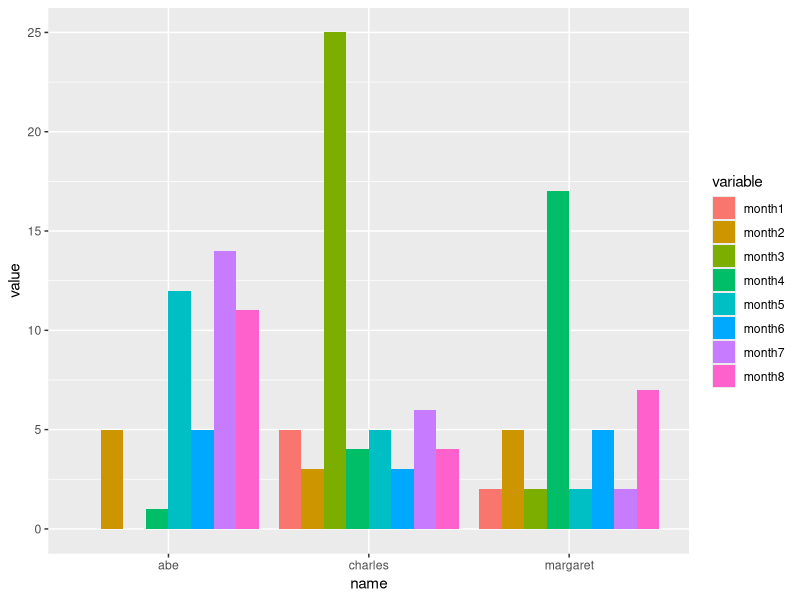
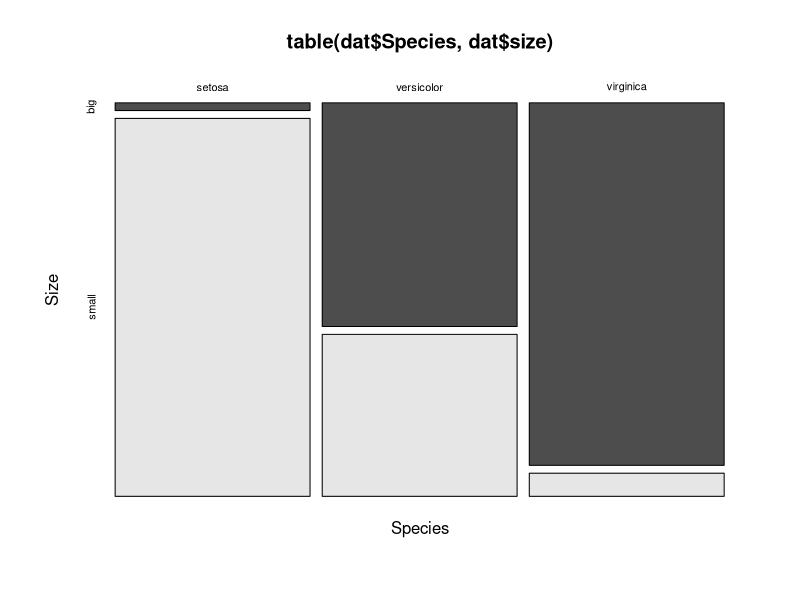
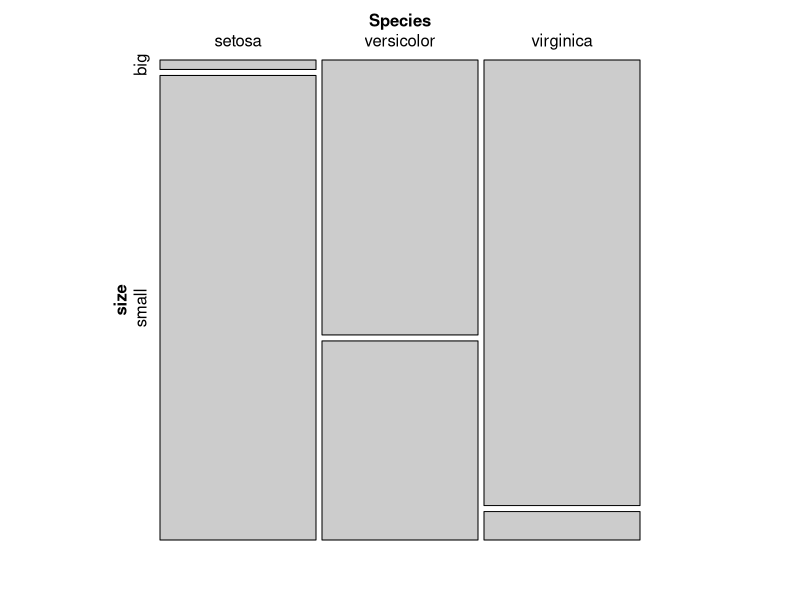
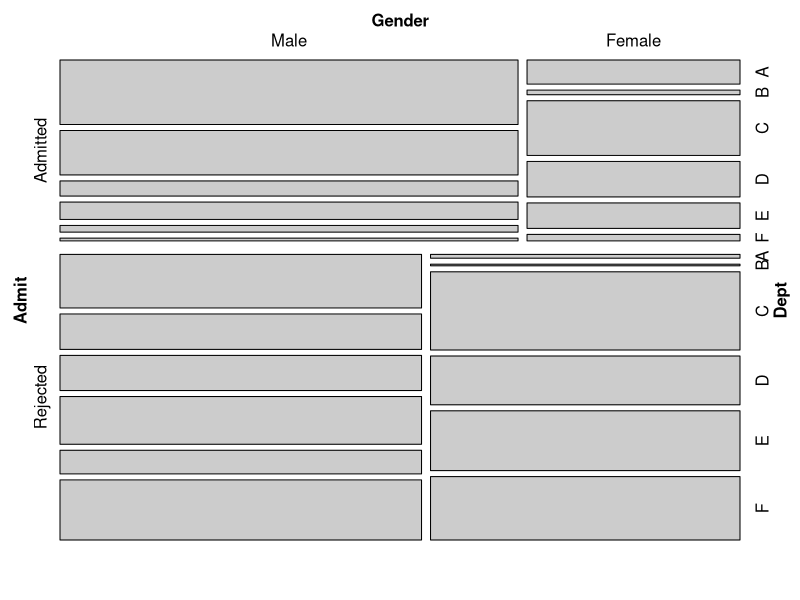
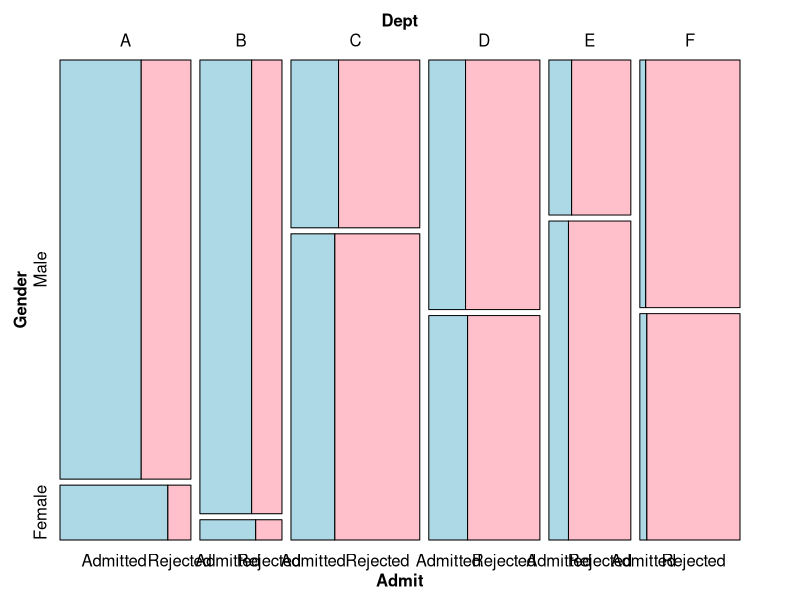
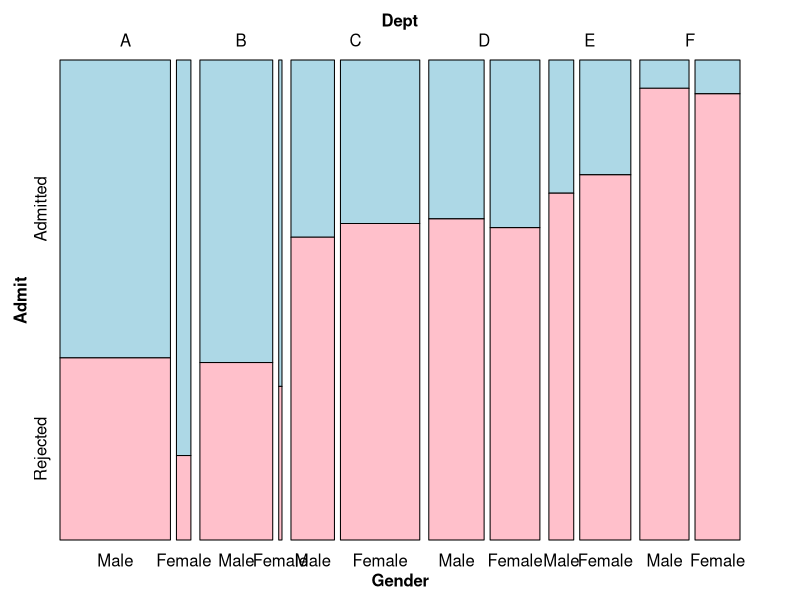
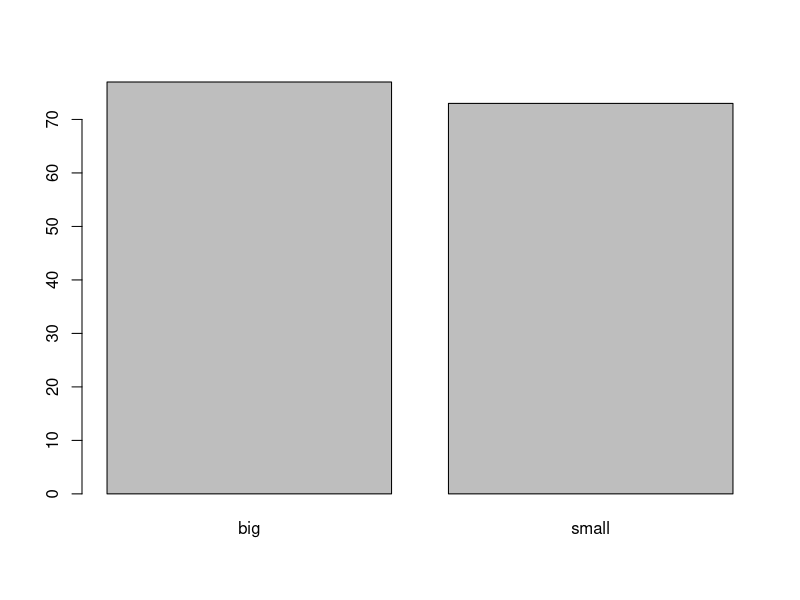
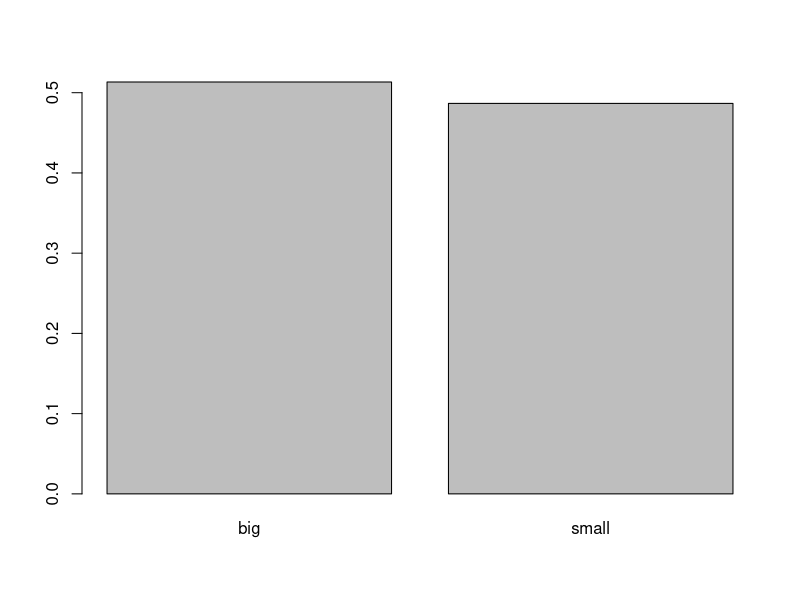

R code for these plots, in order:



dat <- data.frame(
  "name" = c("abe", "charles", "margaret"),
  "gender" = c("male", "male", "female"),
  "zipcode" = c("50222", "30222", "70221"),
  "month1" = c(0, 5, 2),
  "month2" = c(5, 3, 5),
  "month3" = c(0, 25, 2),
  "month4" = c(1, 4, 17),
  "month5" = c(12, 5, 2),
  "month6" = c(5, 3, 5),
  "month7" = c(14, 6, 2),
  "month8" = c(11, 4, 7)
)

drop.cols <- c('gender', 'zipcode')
  
library(dplyr)
library(reshape2)
library(ggplot2)
#Convert to long format
d = melt(select(dat, -one_of(drop.cols)), id.vars = "name")

ggplot(data = d,
       mapping = aes(x = name, y = value, fill = variable)) + 
  geom_col(position = position_dodge())







# install.packages("vcd")
# install.packages("car")

# PLOTTING/GRAPHING 

dat <- iris
dat$size <- ifelse(dat$Sepal.Length < median(dat$Sepal.Length), "small", "big")

################# MOSAIC plot : categorical data #######################

#visualize contingency table of two qualitative/categoricals

#table() creates the contingency table

table(dat$Species, dat$size)

mosaicplot(table(dat$Species, dat$size),
           color = TRUE,
           xlab = "Species", # label for x-axis
           ylab = "Size" # label for y-axis
)

library(vcd)  #visualizing categorical data

mosaic(~ Species + size, data = dat, 
       direction= c("v", "h"))

# https://r-graphics.org/recipe-miscgraph-mosaic

#different orientations (vertical, horizontal) change
#how we see the data.

UCBAdmissions
ftable(UCBAdmissions) #flat contingency tables

mosaic( ~ Admit + Gender + Dept, data = UCBAdmissions)

mosaic( ~ Dept + Gender + Admit, data = UCBAdmissions,
        highlighting = "Admit", highlighting_fill = c("lightblue", "pink"),
        direction = c("v","h","v"))


mosaic( ~ Dept + Gender + Admit, data = UCBAdmissions,
        highlighting = "Admit", highlighting_fill = c("lightblue", "pink"),
        direction = c("v", "v", "h"))

############### BAR plot : visualize distribution of a QUALITATIVE variable  ##
### nominal and ordinal variables

barplot(table(dat$size))  #frequencies are plotted

barplot(prop.table(table(dat$size))) #proportions/relative frequencies

library(ggplot2)

ggplot(dat) +
  aes(x = size) +
  geom_bar()


############# HISTOGRAM - distribution of a quantitative variable
#break the range of the variable into intervals,
#count #observations in each interval
#quantitative (histogram) vs. qualitative (barplots)

hist(dat$Sepal.Length)

#rule of thumb, Sturges' law, number of bins should
#be rounded value of the square root of the # of
#observations
#Example: 150 observations, sqrt = 12.24745, so 12 bins

ggplot(dat) +
  aes(x = Sepal.Length) +
  geom_histogram(bins=12)


############## BOX PLOT: distribution of a quantitative variable
#displays the five common location summary stats: min, max, median,
#1st/3rd quantiles, then outliers based on the IQR

#single boxplot
boxplot(dat$Sepal.Length)

#sepal length all 3 species
boxplot(dat$Sepal.Length ~ dat$Species)

ggplot(dat) +
  aes(x = Species, y = Sepal.Length) +
  geom_boxplot()


############### DOT PLOT: distribution of quantitative variable ################
# like a box plot but all values are points on a

library(lattice)

dotplot(dat$Sepal.Length ~ dat$Species)


############# SCATTERPLOT - often used to visualize
# potential correlation between two quantitative variables

plot(dat$Sepal.Length, dat$Petal.Length)

ggplot(dat) +
  aes(x = Sepal.Length, y = Petal.Length) +
  geom_point()

#with color:
ggplot(dat) +
  aes(x = Sepal.Length, y = Petal.Length, colour = Species) +
  geom_point() +
  scale_color_hue()


######## LINE PLOTS - not so useful with this example but great for time series
plot(dat$Sepal.Length,
     type = "l"
) # "l" for line


#### QQ PLOTS - checking the normality assumptions of a quantitative
#### variable (histograms are the other way)

qqnorm(dat$Sepal.Length)
# Draw the reference line:
qqline(dat$Sepal.Length)

library(carData)
library(car)

qqPlot(dat$Sepal.Length)
#need car/carData to get the confidence bands into
#the qqplot
#if points are close to the reference line and within
#the confidence bands, the normality assumption
#is met.
#The sepal.length variable is not normally distributed
#since points lie outside the bands.

# QQ plots for normality in groups
# gives two plots, one for  big and one for small
qqPlot(dat$Sepal.Length, groups = dat$size)

library(ggplot2)
#both on a single plot
qplot(
  sample = Sepal.Length, data = dat,
  col = size, shape = size
)

#############density plot #########
#like a smooth histogram, represents the distribution of a numeric variable
#functions PLOT and DENSITY are used together

density(dat$Sepal.Length)

plot(density(dat$Sepal.Length))

ggplot(dat) +
  aes(x = Sepal.Length) +
  geom_density()


